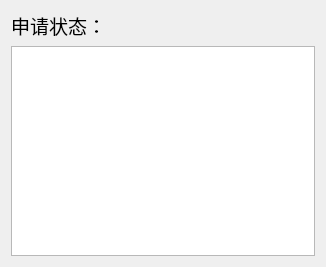
<?xml version="1.0" encoding="UTF-8"?>
<ui version="4.0">
 <class>userapply</class>
 <widget class="QDialog" name="userapply">
  <property name="geometry">
   <rect>
    <x>0</x>
    <y>0</y>
    <width>326</width>
    <height>267</height>
   </rect>
  </property>
  <property name="windowTitle">
   <string>userapply</string>
  </property>
  <layout class="QGridLayout" name="gridLayout">
   <item row="0" column="0">
    <layout class="QVBoxLayout" name="verticalLayout_3">
     <item>
      <widget class="QLabel" name="label_3">
       <property name="font">
        <font>
         <pointsize>14</pointsize>
        </font>
       </property>
       <property name="text">
        <string>申请状态：</string>
       </property>
      </widget>
     </item>
     <item>
      <widget class="QTextBrowser" name="textBrowser_2">
       <property name="font">
        <font>
         <pointsize>14</pointsize>
        </font>
       </property>
      </widget>
     </item>
    </layout>
   </item>
  </layout>
 </widget>
 <resources/>
 <connections/>
</ui>
